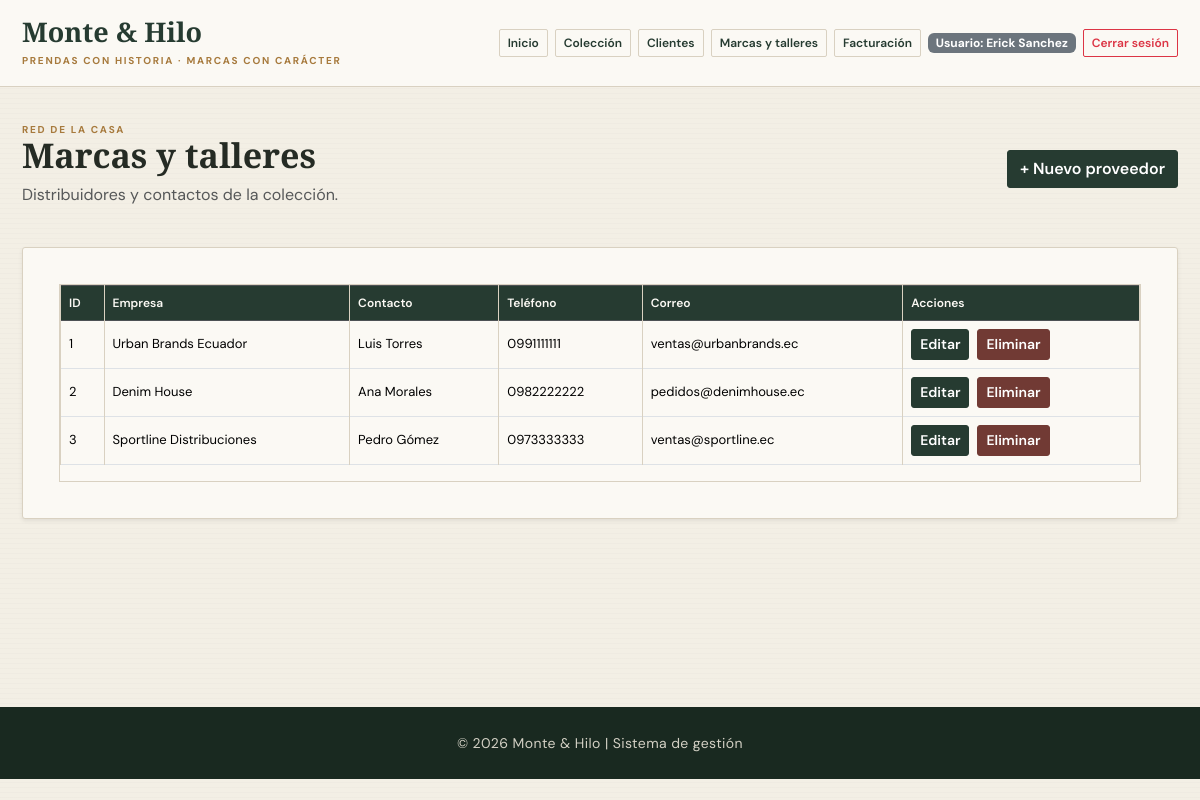
Screenshot of /proveedores (signed in) with the database file from the repository.
### tables this page shows
CREATE TABLE usuarios (
            id INTEGER PRIMARY KEY AUTOINCREMENT,
            usuario TEXT NOT NULL UNIQUE,
            password TEXT NOT NULL
        );

CREATE TABLE proveedores (
            id_proveedor INTEGER PRIMARY KEY AUTOINCREMENT,
            nombre TEXT NOT NULL,
            telefono TEXT,
            correo TEXT
        , contacto TEXT NOT NULL DEFAULT '');

### app.py (the view)
@app.route("/proveedores")
@login_required
def proveedores():
    return render_template("proveedores.html", proveedores=get_providers(), nombre_sistema=NOMBRE_SISTEMA)

### app.py (called while the page is built)
@login_manager.user_loader
def load_user(user_id):
    user_data = get_user_by_id(user_id)
    if user_data:
        return Usuario(user_data["id"], user_data["usuario"], user_data["password"])
    return None

### conexion/conexion.py (called while the page is built)
def _database_engine():
    configured_engine = os.getenv("DB_ENGINE")
    if configured_engine:
        return configured_engine.lower()
    return "postgresql" if os.getenv("DATABASE_URL") else "sqlite"

def _parameterized_sql(query, params):
    engine = _database_engine()
    if engine in {"sqlite", "sqlite3"}:
        sqlite_params = tuple(float(param) if isinstance(param, Decimal) else param for param in params)
        return query.replace("%s", "?"), sqlite_params
    return query, tuple(params)

def _sqlite_connection():
    DATABASE_PATH.parent.mkdir(exist_ok=True)
    conn = sqlite3.connect(DATABASE_PATH)
    conn.row_factory = sqlite3.Row
    conn.execute("PRAGMA foreign_keys = ON")
    return conn

def get_db_connection():
    engine = _database_engine()
    if engine in {"sqlite", "sqlite3"}:
        return _sqlite_connection()
    if engine in {"postgres", "postgresql"}:
        return _postgres_connection()
    raise RuntimeError(f"Motor de base de datos no compatible: {engine}")

def get_user_by_id(user_id):
    conn = get_db_connection()
    try:
        cursor = conn.cursor()
        query = "SELECT id, usuario, password FROM usuarios WHERE id = %s"
        cursor.execute(*_parameterized_sql(query, (user_id,)))
        row = cursor.fetchone()
        if row is None:
            return None
        if hasattr(row, "keys"):
            return dict(row)
        return {"id": row[0], "usuario": row[1], "password": row[2]}
    finally:
        conn.close()

def _row_as_dict(cursor, row):
    if row is None:
        return None
    if hasattr(row, "keys"):
        return dict(row)
    return dict(zip((column[0] for column in cursor.description), row))

def _read_rows(query, params=()):
    conn = get_db_connection()
    try:
        cursor = conn.cursor()
        cursor.execute(*_parameterized_sql(query, params))
        return [_row_as_dict(cursor, row) for row in cursor.fetchall()]
    finally:
        conn.close()

def get_providers():
    return _read_rows(
        "SELECT id_proveedor, nombre AS empresa, contacto, telefono, correo FROM proveedores ORDER BY id_proveedor"
    )

### templates/proveedores.html (shortened to what this page needs)
{% extends "base.html" %}
{% block content %}
<div class="d-flex justify-content-between align-items-center mb-4">
	<div>
		<p class="eyebrow">RED DE LA CASA</p>
		<h2 class="page-title">Marcas y talleres</h2>
		<p class="text-muted">Distribuidores y contactos de la colección.</p>
	</div>
	<a href="{{ url_for('formulario_proveedor') }}" class="btn btn-success">+ Nuevo proveedor</a>
</div>
<div class="card shadow-sm informacion">
	<div class="card-body">
		<div class="table-responsive">
			<table class="table table-hover table-bordered">
				<thead class="table-dark">
					<tr>
						<th>ID</th>
						<th>Empresa</th>
						<th>Contacto</th>
						<th>Teléfono</th>
						<th>Correo</th>
						<th>Acciones</th>
					</tr>
				</thead>
				<tbody>
					{% for p in proveedores %}
					<tr>
						<td>{{ p.id_proveedor }}</td>
						<td>{{ p.empresa }}</td>
						<td>{{ p.contacto }}</td>
						<td>{{ p.telefono }}</td>
						<td>{{ p.correo }}</td>
						<td>
							<div class="d-flex gap-2">
								<a href="{{ url_for('editar_proveedor', provider_id=p.id_proveedor) }}" class="btn btn-sm btn-primary">Editar</a>
								<form action="{{ url_for('eliminar_proveedor', provider_id=p.id_proveedor) }}" method="POST" onsubmit="return confirm('¿Deseas eliminar este proveedor?');">
									<button type="submit" class="btn btn-sm btn-danger">Eliminar</button>
								</form>
							</div>
						</td>
					</tr>
					{% endfor %}
				</tbody>
			</table>
		</div>
	</div>
</div>
{% endblock %}

### templates/components/navbar.html
<header class="header-principal py-3 bg-light">
	<div class="container">
		<div class="d-flex justify-content-between align-items-center flex-wrap gap-3">
			<div>
				<h1 class="h4 mb-0 brand-mark">{{ nombre_sistema }}</h1>
				<small class="brand-caption">PRENDAS CON HISTORIA · MARCAS CON CARÁCTER</small>
			</div>
			<nav class="d-flex flex-wrap gap-2 align-items-center">
				<a class="btn btn-outline-primary btn-sm" href="{{ url_for('index') }}">Inicio</a>
				{% if current_user.is_authenticated %}
				<a class="btn btn-outline-primary btn-sm" href="{{ url_for('productos') }}">Colección</a>
				<a class="btn btn-outline-primary btn-sm" href="{{ url_for('clientes') }}">Clientes</a>
				<a class="btn btn-outline-primary btn-sm" href="{{ url_for('proveedores') }}">Marcas y talleres</a>
				<a class="btn btn-outline-primary btn-sm" href="{{ url_for('facturacion') }}">Facturación</a>
				<span class="badge text-bg-secondary">Usuario: {{ current_user.usuario }}</span>
				<a class="btn btn-outline-danger btn-sm" href="{{ url_for('logout') }}">Cerrar sesión</a>
				{% else %}
				<a class="btn btn-outline-success btn-sm" href="{{ url_for('login') }}">Iniciar sesión</a>
				<a class="btn btn-outline-secondary btn-sm" href="{{ url_for('registro') }}">Registrarse</a>
				{% endif %}
			</nav>
		</div>
	</div>
</header>

### static/css/style.css (style rules this page uses)
:root { --paper: #f3efe5; --paper-light: #fbf9f4; --ink: #252b24; --forest: #263b31; --forest-deep: #192920; --oxblood: #713a34; --brass: #a77a3d; --line: #d9d1c1; --muted: #77786d; --serif: "Playfair Display", Georgia, serif; --sans: "DM Sans", sans-serif; }
* { box-sizing: border-box; }
body { margin: 0; color: var(--ink); background-color: var(--paper); background-image: repeating-linear-gradient(0deg, rgba(70, 58, 39, .018) 0, rgba(70, 58, 39, .018) 1px, transparent 1px, transparent 5px); font-family: var(--sans); }
a { color: var(--forest); }
.header-principal { position: relative; z-index: 2; padding: 18px 0 !important; background: var(--paper-light) !important; border-bottom: 1px solid var(--line); }
.brand-mark { color: var(--forest) !important; font: 600 27px/1.05 var(--serif); }
.brand-caption, .eyebrow { display: block; margin: 7px 0 0; color: var(--brass); font-size: 10px; font-weight: 700; letter-spacing: 1.7px; }
.header-principal nav { gap: 7px !important; }
.header-principal .btn { border-radius: 2px; font-size: 12px; }
.header-principal .btn-outline-primary { color: var(--forest); border-color: var(--line); }
.container { max-width: 1180px; }
.btn { border-radius: 3px; font-weight: 600; }
.btn-primary, .btn-success { color: #fff; background: var(--forest); border-color: var(--forest); }
.btn-danger { background: var(--oxblood); border-color: var(--oxblood); }
.informacion, .card { background-color: var(--paper-light); border: 1px solid var(--line); border-radius: 3px; box-shadow: 0 5px 18px rgba(45, 39, 27, .055); }
.informacion { padding: 20px; }
.table { --bs-table-bg: transparent; --bs-table-hover-bg: rgba(38, 59, 49, .05); color: var(--ink); vertical-align: middle; }
.table th { white-space: nowrap; color: var(--paper-light); background: var(--forest); font-size: 12px; font-weight: 600; }
.table td { font-size: 13px; }
.table-bordered > :not(caption) > * > * { border-color: var(--line); }
.table-responsive { border: 1px solid var(--line); }
.page-title { font: 600 34px/1.1 var(--serif); }

### rows the page displays
usuarios: usuario "Erick Sanchez"
proveedores: id_proveedor "1", empresa "Urban Brands Ecuador", contacto "Luis Torres", telefono "0991111111", correo "ventas@urbanbrands.ec"
proveedores: id_proveedor "2", empresa "Denim House", contacto "Ana Morales", telefono "0982222222", correo "pedidos@denimhouse.ec"
proveedores: id_proveedor "3", empresa "Sportline Distribuciones", contacto "Pedro Gómez", telefono "0973333333", correo "ventas@sportline.ec"

### other values shown
{{ nombre_sistema }} "Monte & Hilo"
